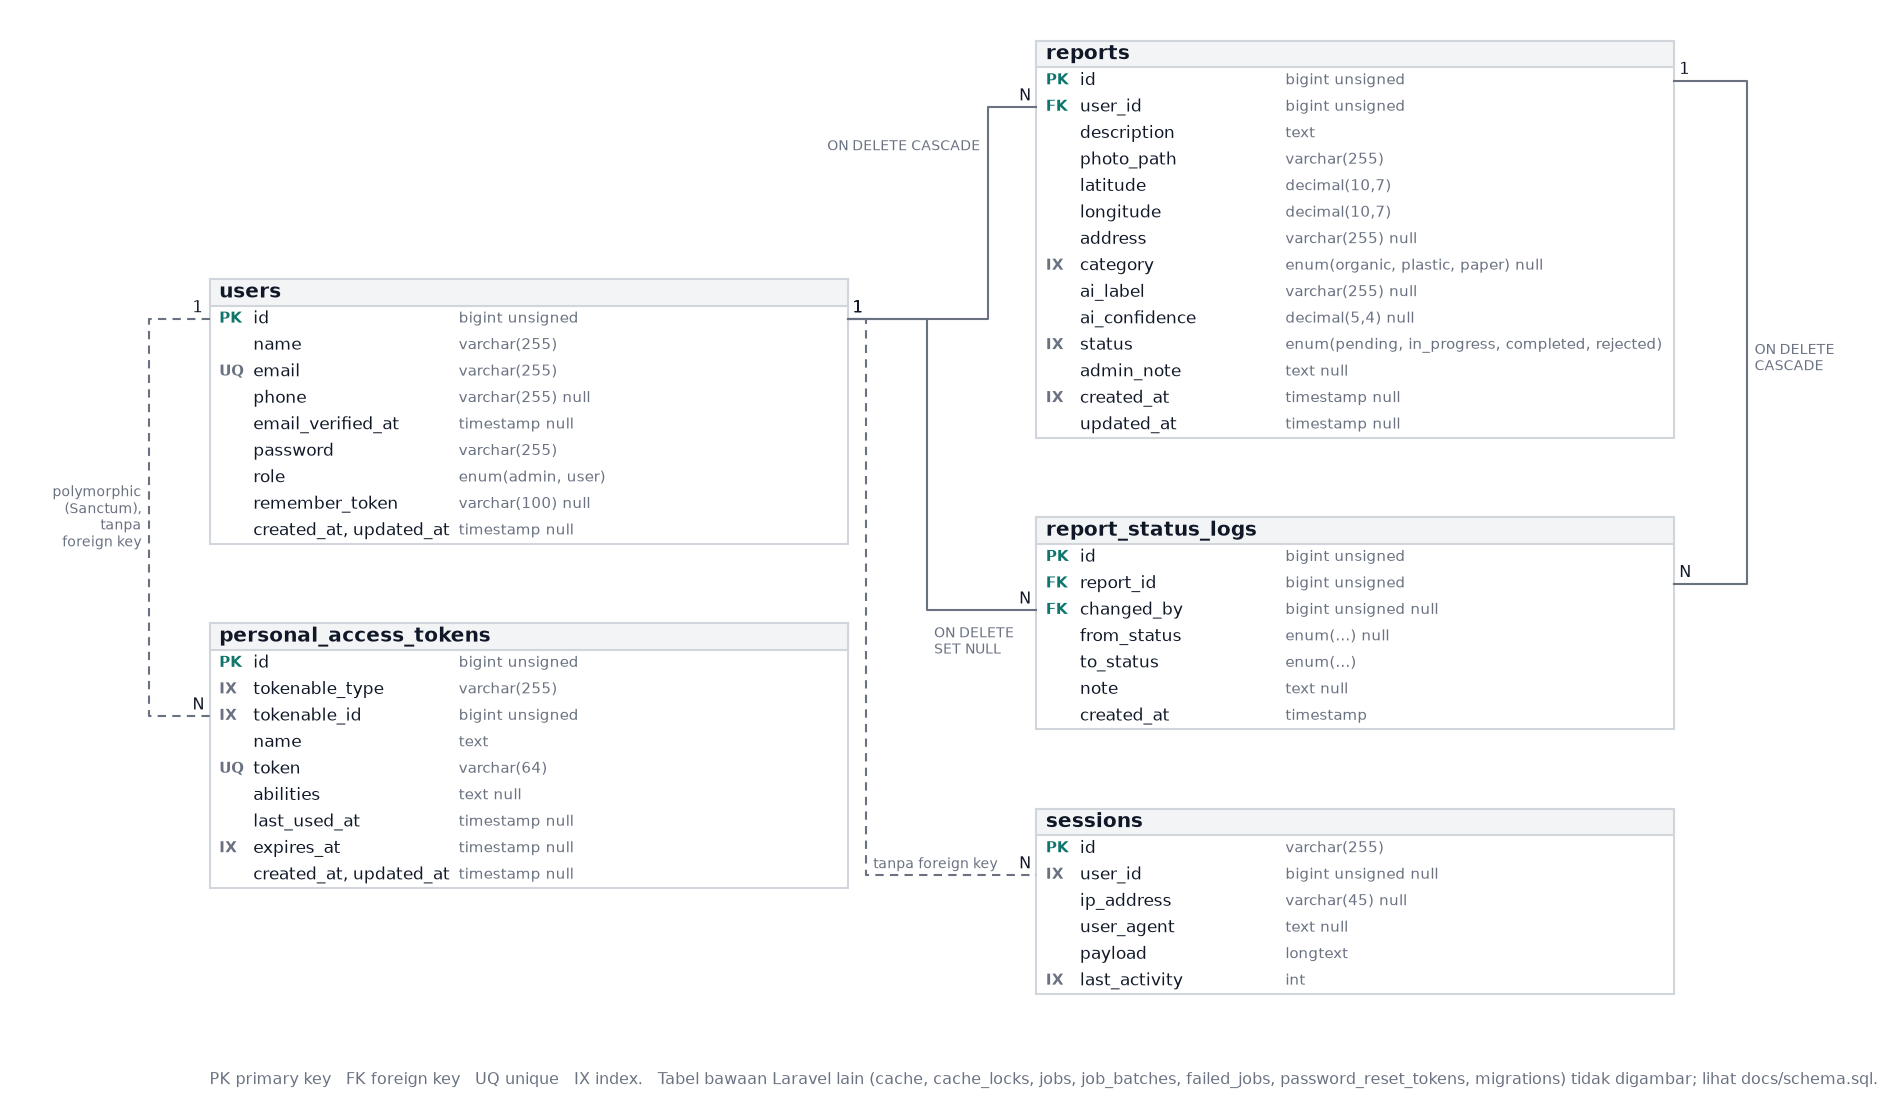

This chart was generated by the following Python code:
"""Draws docs/erd.png.

The tables below are copied by hand from web/database/migrations, so update them when a migration changes.
Needs matplotlib, which the training venv already has:

    ml\\.venv\\Scripts\\python docs\\erd.py
"""
from pathlib import Path

import matplotlib

matplotlib.use("Agg")
import matplotlib.pyplot as plt
from matplotlib.patches import Rectangle

ACCENT = "#0f766e"
GRAY900 = "#101828"
GRAY500 = "#6a7282"
GRAY300 = "#d1d5dc"
GRAY100 = "#f3f4f6"

ROW = 2.0
WIDTH = 52.5
TYPE_X = 20.5

# (column, type, key) per table, in migration order.
TABLES = {
    "users": (2, 62, [
        ("id", "bigint unsigned", "PK"),
        ("name", "varchar(255)", ""),
        ("email", "varchar(255)", "UQ"),
        ("phone", "varchar(255) null", ""),
        ("email_verified_at", "timestamp null", ""),
        ("password", "varchar(255)", ""),
        ("role", "enum(admin, user)", ""),
        ("remember_token", "varchar(100) null", ""),
        ("created_at, updated_at", "timestamp null", ""),
    ]),
    "reports": (70, 80, [
        ("id", "bigint unsigned", "PK"),
        ("user_id", "bigint unsigned", "FK"),
        ("description", "text", ""),
        ("photo_path", "varchar(255)", ""),
        ("latitude", "decimal(10,7)", ""),
        ("longitude", "decimal(10,7)", ""),
        ("address", "varchar(255) null", ""),
        ("category", "enum(organic, plastic, paper) null", "IX"),
        ("ai_label", "varchar(255) null", ""),
        ("ai_confidence", "decimal(5,4) null", ""),
        ("status", "enum(pending, in_progress, completed, rejected)", "IX"),
        ("admin_note", "text null", ""),
        ("created_at", "timestamp null", "IX"),
        ("updated_at", "timestamp null", ""),
    ]),
    "report_status_logs": (70, 44, [
        ("id", "bigint unsigned", "PK"),
        ("report_id", "bigint unsigned", "FK"),
        ("changed_by", "bigint unsigned null", "FK"),
        ("from_status", "enum(...) null", ""),
        ("to_status", "enum(...)", ""),
        ("note", "text null", ""),
        ("created_at", "timestamp", ""),
    ]),
    "personal_access_tokens": (2, 36, [
        ("id", "bigint unsigned", "PK"),
        ("tokenable_type", "varchar(255)", "IX"),
        ("tokenable_id", "bigint unsigned", "IX"),
        ("name", "text", ""),
        ("token", "varchar(64)", "UQ"),
        ("abilities", "text null", ""),
        ("last_used_at", "timestamp null", ""),
        ("expires_at", "timestamp null", "IX"),
        ("created_at, updated_at", "timestamp null", ""),
    ]),
    "sessions": (70, 22, [
        ("id", "varchar(255)", "PK"),
        ("user_id", "bigint unsigned null", "IX"),
        ("ip_address", "varchar(45) null", ""),
        ("user_agent", "text null", ""),
        ("payload", "longtext", ""),
        ("last_activity", "int", "IX"),
    ]),
}


def row_y(table, column):
    x, top, columns = TABLES[table]
    index = [c[0] for c in columns].index(column)
    return top - ROW * (index + 1.5)


def draw_table(ax, name):
    x, top, columns = TABLES[name]
    height = ROW * (len(columns) + 1)
    ax.add_patch(Rectangle((x, top - height), WIDTH, height, facecolor="white", edgecolor=GRAY300, linewidth=1))
    ax.add_patch(Rectangle((x, top - ROW), WIDTH, ROW, facecolor=GRAY100, edgecolor=GRAY300, linewidth=1))
    ax.text(x + 0.8, top - ROW / 2, name, va="center", fontsize=9.5, fontweight="bold", color=GRAY900)
    for i, (column, kind, key) in enumerate(columns):
        y = top - ROW * (i + 1.5)
        ax.text(x + 0.8, y, key, va="center", fontsize=7, fontweight="bold", color=ACCENT if key in ("PK", "FK") else GRAY500)
        ax.text(x + 3.6, y, column, va="center", fontsize=8, color=GRAY900)
        ax.text(x + TYPE_X, y, kind, va="center", fontsize=7, color=GRAY500)


def side(table, via_x):
    """x of the table edge that faces via_x."""
    x = TABLES[table][0]
    return x + WIDTH if via_x > x + WIDTH / 2 else x


def relation(ax, start, end, via_x, label, label_xy, ha="left", dashed=False):
    """One-to-many line from start (table, column) on the "1" side to end on the "N" side."""
    (t1, c1), (t2, c2) = start, end
    x1, x2 = side(t1, via_x), side(t2, via_x)
    y1, y2 = row_y(t1, c1), row_y(t2, c2)
    style = dict(color=GRAY500, linewidth=1, linestyle=(0, (4, 3)) if dashed else "-")
    ax.plot([x1, via_x, via_x, x2], [y1, y1, y2, y2], **style)
    for x, y, mark in ((x1, y1, "1"), (x2, y2, "N")):
        ax.text(x + (-1.4 if x > via_x else 0.4), y + 0.5, mark, fontsize=7.5, color=GRAY900)
    ax.text(*label_xy, label, fontsize=6.5, color=GRAY500, va="center", ha=ha)


fig, ax = plt.subplots(figsize=(16, 9.4))
ax.set_xlim(-14, 139)
ax.set_ylim(0, 82)
ax.axis("off")

for table in TABLES:
    draw_table(ax, table)

relation(ax, ("users", "id"), ("reports", "user_id"), 66, "ON DELETE CASCADE", (65.4, 72), ha="right")
relation(ax, ("users", "id"), ("report_status_logs", "changed_by"), 61, "ON DELETE\nSET NULL", (61.6, 34.6))
relation(ax, ("users", "id"), ("sessions", "user_id"), 56, "tanpa foreign key", (56.6, 17.8), dashed=True)
relation(ax, ("users", "id"), ("personal_access_tokens", "tokenable_id"), -3,
         "polymorphic\n(Sanctum),\ntanpa\nforeign key", (-3.6, 44), ha="right", dashed=True)
relation(ax, ("reports", "id"), ("report_status_logs", "report_id"), 128.5, "ON DELETE\nCASCADE", (129.1, 56))

ax.text(2, 1.2, "PK primary key   FK foreign key   UQ unique   IX index.   Tabel bawaan Laravel lain (cache, cache_locks, jobs, "
        "job_batches, failed_jobs, password_reset_tokens, migrations) tidak digambar; lihat docs/schema.sql.",
        fontsize=7.5, color=GRAY500)

fig.savefig(Path(__file__).with_name("erd.png"), dpi=150, bbox_inches="tight", facecolor="white")
